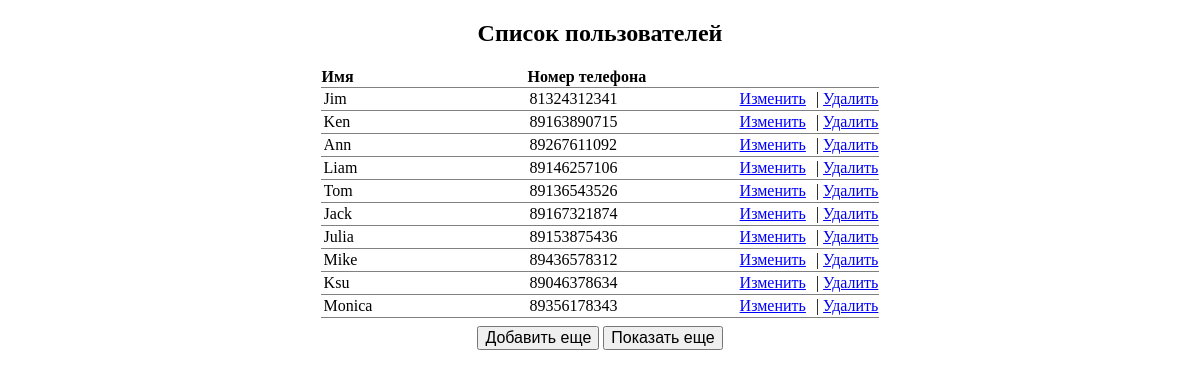
The page / on the database its author committed.
### testapp/models.py (models this page shows, shortened)
class Person(models.Model):
    name = models.CharField(max_length=50)
    phone = models.CharField(max_length=12)

### testapp/views.py (the view, shortened to what this page needs)
# urls.py: path('', views.index),
def index(request):
    try:
        getUser = Person.objects.all().order_by('-id')
    except:
        getUser = []
    if 'page' in request.GET:
        page = request.GET['page']
    else:
        page = 1
    if page == 1:
        paginator = Paginator(getUser, 10)
    else:
        paginator = Paginator(getUser, 5)
        page = int(page)+1
    try:
        user_list = paginator.page(page)
    except PageNotAnInteger:
        user_list = paginator.page(1)
    except EmptyPage:
        user_list = []
    if not 'is_ajax' in request.GET:
        return render(request, "index.html", {"people": user_list})

### testapp/templates/index.html (shortened to what this page needs)
<!DOCTYPE html>
<html>
<head>
</head>
<body class="container">
    <div class="user-list">
      {% if people %}
      <h2>Список пользователей</h2>
      <table id="UserList">
          <thead><th>Имя</th><th>Номер телефона</th><th></th></thead>
          {% for person in people %}
          <tr data-el="{{person.id}}">
              <td>
                  <input id="name{{person.id}}" type="text" class="u_name notActive" value="{{ person.name }}"/>
              </td>
              <td>
                  <input id="phone{{person.id}}" type="text" class="phone notActive" value="{{ person.phone }}"/>
             </td>
              <td>
                  <input type="submit" data-id="{{person.id}}" value="Изменить" class="edit"> | <a data-id="{{person.id}}" href="delete/{{person.id}}" class="elDelete">Удалить</a>
              </td>
          </tr>
          {% endfor %}
      </table>
      <div class="table-footer">
        <input type="button" class="button" value="Добавить еще" id="addMore" onclick="openModal()">
        <input type="submit" class="button" value="Показать еще" id="showMore">
      </div>
      {% endif %}
    </div>
</body>
</html>

### testapp/templates/index.html (style rules this page uses)
input.phone, input.u_name { font-size: 16px; font-family: Times New Roman; }
input.notActive { border: none; pointer-events: none; }
input.edit { border: none; box-shadow: none; font-size: 16px; font-family: Times New Roman; text-decoration: underline; color: blue; background: inherit; cursor: pointer; }
table { border-collapse: collapse; }
th { border-bottom: solid 1px grey; }
td { border-bottom: solid 1px grey; }
tr { text-align: left; padding-left: 8px; }
.user-list { text-align: -webkit-center; }
.table-footer { padding-top: 8px; }
.button { font-size: 16px; }

### rows shown on the page
Person: name "Jim", phone "81324312341"
Person: name "Ken", phone "89163890715"
Person: name "Ann", phone "89267611092"
Person: name "Liam", phone "89146257106"
Person: name "Tom", phone "89136543526"
Person: name "Jack", phone "89167321874"
Person: name "Julia", phone "89153875436"
Person: name "Mike", phone "89436578312"
Person: name "Ksu", phone "89046378634"
Person: name "Monica", phone "89356178343"
